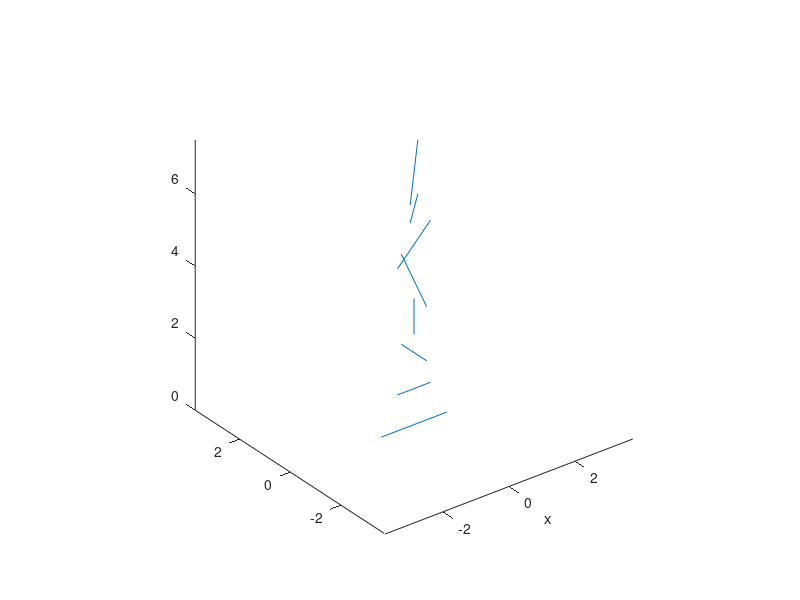

This chart was generated by the following MATLAB code:
%------------------------------------------------------------------------------%
% VECTORVIZ
%function vector( xga, vga, mga, h, vscl, vexp, glyphtype )

testing = 1;
if testing
  clear all
  testing = 1;
  clf
  h = 1;
  vexp = 1;
  glyphtype = -1;
  xga = [ 0 0 0; 0 0 1; 0 0 2; 0 0 3; 0 0 4; 0 0 5; 0 0 6; 0 0 7 ];
  vga = [ 0 0 1 ];
  vga = [ 2 0 0; 1 0 0; 0 1 0; 0 0 1; 0 1 1; 1 0 1; 1 1 0; 1 1 1; ];
  mga = sum( vga .* vga, 2 );
  vscl = 1 / sqrt( max( mga ) );
end

if glyphtype
  ng = size( vga, 1 );
  scl = h * vscl ^ vexp;
  lw = get( 1, 'DefaultLineLineWidth' );
  lw = 2
  for i = 1:3
    vga(:,i) = scl * vga(:,i) .* mga .^ ( 0.5 * vexp - 0.5 );
  end
  if glyphtype < 0
    for i = 1:3
      xg{i} = [ xga(:,i) - vga(:,i) xga(:,i) + vga(:,i) repmat( NaN, ng, 1 ) ]';
      xg{i} = xg{i}(:);
    end
    plot3( xg{1}, xg{2}, xg{3} );
    hold on
  else
    for i = 1:3
      xg{i} = [ xga(:,i) xga(:,i) - vga(:,i) repmat( NaN, ng, 1 ) ]';
      xg{i} = xg{i}(:);
    end
    plot3( xg{1}, xg{2}, xg{3}, 'Color', [ 0 .5 1 ], 'LineWidth', 2 * lw );
    hold on
    for i = 1:3
      xg{i} = [ xga(:,i) xga(:,i) + vga(:,i) repmat( NaN, ng, 1 ) ]';
      xg{i} = xg{i}(:);
    end
    plot3( xg{1}, xg{2}, xg{3}, 'Color', [ 1 .5 0 ], 'LineWidth', 2 * lw );
  end
else
  clear xg ng rg
  m     = 16;
  theta = 2 * pi * ( 0 : 2 / m : 1 );
  row   = ones( size( theta ) );
  phi   = pi * ( 0 : 1 / m : 1 )';
  dphi  = phi(2) - phi(1);
  sinf  = sin( phi );
  cosf  = cos( phi );
  rr    = abs( cosf ) .^ vexp;
  vglyphr = cos( phi + dphi / 2 ) * row;
  xg(:,:,1) = ( rr .* sinf ) * cos( theta );
  xg(:,:,2) = ( rr .* sinf ) * sin( theta );
  xg(:,:,3) = ( rr .* cosf ) * row;
  xg( abs( xg ) < .0001 ) = 0;
  ng = xg;
  ng(:,:,3) = ng(:,:,3) .* ( ( 1 - vexp / ( vexp+1 ) ./ cosf ./ cosf ) * row );
  nn = size( xg );
  vglyphx = xg;
  vglyphn = ng;
  for ig = 1:size( vga, 1 )
    vg = vga(ig,:);
    nn = size( vglyphx );
    xg = vglyphx;
    ng = vglyphn;
    rg = sqrt( mga(ig) ) * vglyphr;
    scl = h * vscl ^ vexp * mga(ig) ^ ( 0.5 * vexp );
    vec = ones( 3 );
    if vg(1) || vg(2)
      vec = [ vg(2)   vg(1)*vg(3)            vg(1) 
             -vg(1)   vg(2)*vg(3)            vg(2) 
                 0   -vg(1)*vg(1)-vg(2)*vg(2) vg(3) ];
      val = scl ./ sqrt( sum( vec .* vec ) );
      vec = vec .* [ val; val; val ];
      xg = vec * reshape( xg, [ nn(1) * nn(2) 3 ] )';
      ng = vec * reshape( ng, [ nn(1) * nn(2) 3 ] )';
      xg = reshape( xg', nn );
      ng = reshape( ng', nn );
    else
      xg = scl * xg;
    end
    for i = 1:3
      xg(:,:,i) = xg(:,:,i) + xga(ig,i);
    end
    surf( xg(:,:,1), xg(:,:,2), xg(:,:,3), rg, ...
      'VertexNormals', ng, ...
      'BackFaceLighting', 'unlit', ...
      'AmbientStrength', .6, ...
      'DiffuseStrength', .6, ...
      'SpecularStrength', .9, ...
      'SpecularExponent', 10, ...
      'FaceLighting', 'phong', ...
      'EdgeColor', 'none', ...
      'FaceColor', 'flat' )
    hold on
  end
end
if testing
  %quiver3(xg(:,:,1),xg(:,:,2),xg(:,:,3),ng(:,:,1),ng(:,:,2),ng(:,:,3),'k')
  axis equal vis3d
  shading faceted
  xlabel( 'x' )
end

